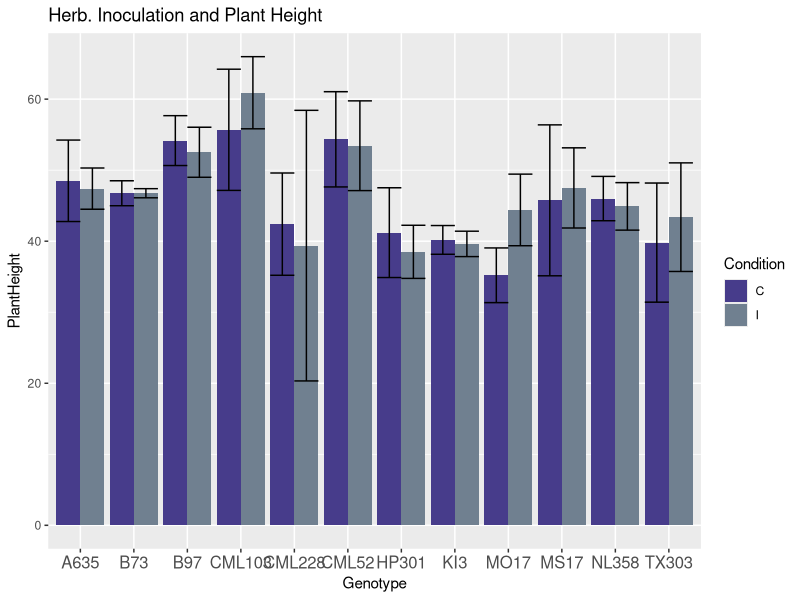

Here is the R script that generated this plot: (Note: this script raises an error after producing the figure.)
# This script will combine the analysis and create final figures for my final combined data. 

getwd()
setwd("/home/coreyschultz/1.Projects/2.Maize.Endophyte.Project/Final_Data_and_Figs")
getwd()
library(tidyr)
library(tidyverse)
library(broom)
library(ggplot2)
library(car)
library(data.table)
library(ggpubr)

Herb_data = read.csv("Final_Herb_Data.csv", sep =",")
Burk_data = read.csv("Final_Burk_Data.csv", sep =",")
Serendip_data = read.csv("Final_Sbecsii_Data.csv", sep =",")


#get sd for error bars
data_summary <- function(data, varname, groupnames){
  require(plyr)
  
  summary_func <- function(x, col){
    c(mean = mean(x[[col]], na.rm=TRUE),
      sd = sd(x[[col]], na.rm=TRUE))
  }
  data_sum<-ddply(data, groupnames, .fun=summary_func,
                  varname)
  data_sum <- rename(data_sum, c("mean" = varname))
  return(data_sum)
}
##########################################################################################
## Herbaspirillium Stuff
##########################################################################################

names(Herb_data) <- c("Genotype", "Condition", "Rep", "Endophyte","Chlorophyll1","Chlorophyll2","Chlorophyll3",
                      "PlantHeight","LeafArea","RootLength","RootVolume")


##### Visualize Phenotypes - use these two lines to make any histograms
dfsum <- data_summary(Herb_data, varname = "PlantHeight", groupnames = c("Genotype","Condition"))

ggplot(dfsum, aes(Genotype, PlantHeight, fill = Condition)) + geom_bar(stat = "summary", fun.y = "mean", position="dodge") + theme(axis.text.x = element_text(size=12)) + scale_fill_manual(values = c("slateblue4", "slategrey")) + ggtitle("Herb. Inoculation and Plant Height") + geom_errorbar(aes(ymin=PlantHeight-sd, ymax=PlantHeight+sd), position=position_dodge())

##### T tests for all phenotypes
#T Tests for significance
genotypes <- unique(Herb_data$Genotype)
length(genotypes)

#Height
for( i in 1:length(genotypes)){
  df <-Herb_data[which (Herb_data$Genotype == (unique(Herb_data$Genotype)[i])),c(1:11)]
  pvalue <- t.test(df$PlantHeight~df$Condition,mu=0, alt="two.sided", conf=0.95, var.eq=F, paired=F)
  print(unique(Herb_data$Genotype)[i])
  print(df)
  print(pvalue)
}

#Leaf Area
for( i in 1:length(genotypes)){
  df <-Herb_data[which (Herb_data$Genotype == (unique(Herb_data$Genotype)[i])),c(1:11)]
  pvalue <- t.test(df$LeafArea~df$Condition,mu=0, alt="two.sided", conf=0.95, var.eq=F, paired=F)
  print(unique(Herb_data$Genotype)[i])
  print(df)
  print(pvalue)
}

#Root Length
for( i in 1:length(genotypes)){
  df <-Herb_data[which (Herb_data$Genotype == (unique(Herb_data$Genotype)[i])),c(1:11)]
  pvalue <- t.test(df$RootLength~df$Condition,mu=0, alt="two.sided", conf=0.95, var.eq=F, paired=F)
  print(unique(Herb_data$Genotype)[i])
  print(df)
  print(pvalue)
}

#Root Volume
for( i in 1:length(genotypes)){
  df <-Herb_data[which (Herb_data$Genotype == (unique(Herb_data$Genotype)[i])),c(1:11)]
  pvalue <- t.test(df$RootVolume~df$Condition,mu=0, alt="two.sided", conf=0.95, var.eq=F, paired=F)
  print(unique(Herb_data$Genotype)[i])
  print(df)
  print(pvalue)
}

# Chlorophyll1
for( i in 1:length(genotypes)){
  df <-Herb_data[which (Herb_data$Genotype == (unique(Herb_data$Genotype)[i])),c(1:11)]
  pvalue <- t.test(df$Chlorophyll1~df$Condition,mu=0, alt="two.sided", conf=0.95, var.eq=F, paired=F)
  print(unique(Herb_data$Genotype)[i])
  print(df)
  print(pvalue)
}

# Chlorophyll2
for( i in 1:length(genotypes)){
  df <-Herb_data[which (Herb_data$Genotype == (unique(Herb_data$Genotype)[i])),c(1:11)]
  pvalue <- t.test(df$Chlorophyll2~df$Condition,mu=0, alt="two.sided", conf=0.95, var.eq=F, paired=F)
  print(unique(Herb_data$Genotype)[i])
  print(df)
  print(pvalue)
}

# Chlorophyll3
for( i in 1:length(genotypes)){
  df <-Herb_data[which (Herb_data$Genotype == (unique(Herb_data$Genotype)[i])),c(1:11)]
  pvalue <- t.test(df$Chlorophyll3~df$Condition,mu=0, alt="two.sided", conf=0.95, var.eq=F, paired=F)
  print(unique(Herb_data$Genotype)[i])
  print(df)
  print(pvalue)
}

##### Heritability                          
myvars <- as.list(colnames(Herb_data[5:11]))  # create a list of traits


# use lapply to loop through columns and create linear models. evale paste0 makes the variable work somehow
linreg <- lapply(myvars, function(x)lm(eval(paste0(x, '~Genotype*Condition')), data = Herb_data) 
                 %>% anova()) 
                 #%>% tidy()) 
#calcs <- lapply(linreg, function(j)(j[3,3]/sum(j[3]))) #this is incorrect
calcs <- lapply(linreg, function(j)(j[3,2]/(j[3,2] + j[4,2])))#extract and calculate the actual heritability for each table

#make a final table with the traits and calculated heritability
final.table <- cbind(((colnames(Herb_data[5:11]))),as.data.frame(do.call(rbind, calcs)))
names(final.table) <- c("Trait", "Heritability")

print(final.table)

# non loop as an example:
#Height
height3model <- lm(Herb_data$PlantHeight ~ Herb_data$Genotype*Herb_data$Condition, data=Herb_data)
height3tab <- anova(height3model)
height3.het <- height3tab[3,2]/(height3tab[3,2] + height3tab[4,2])  #Heritability Calculation
height3.het
##### Variance Decomposition Analysis - using type 1 ANOVA

HerbResultsT1 <- data.frame(Chlorophyll1=numeric(5),Chlorophyll2=numeric(5),Chlorophyll3=numeric(5),PlantHeight=numeric(5),LeafArea=numeric(5),RootLength=numeric(5),RootVolume=numeric(5))
rownames(HerbResultsT1) <- c("Genotype","Inoculation","Rep","Genotype:Inoculation","Residuals")

HerbPlantHeightLM <- lm(PlantHeight ~ Genotype +Condition + Rep + Genotype*Condition, data=Herb_data)
HPH1 <- anova(HerbPlantHeightLM)
HerbResultsT1$PlantHeight <- c(HPH1[1,2],HPH1[2,2],HPH1[3,2],HPH1[4,2],HPH1[5,2])

HerbChl1LM <- lm(Chlorophyll1 ~ Genotype +Condition + Rep + Genotype*Condition, data=Herb_data)
HPH1 <- anova(HerbChl1LM)
HerbResultsT1$Chlorophyll1 <- c(HPH1[1,2],HPH1[2,2],HPH1[3,2],HPH1[4,2],HPH1[5,2])

linereg <- lm(Chlorophyll2 ~ Genotype +Condition + Rep + Genotype*Condition, data=Herb_data)
HPH1 <- anova(linereg)
HerbResultsT1$Chlorophyll2 <- c(HPH1[1,2],HPH1[2,2],HPH1[3,2],HPH1[4,2],HPH1[5,2])

linereg <- lm(Chlorophyll3 ~ Genotype +Condition + Rep + Genotype*Condition, data=Herb_data)
HPH1 <- anova(linereg)
HerbResultsT1$Chlorophyll3 <- c(HPH1[1,2],HPH1[2,2],HPH1[3,2],HPH1[4,2],HPH1[5,2])

linereg <- lm(LeafArea ~ Genotype +Condition + Rep + Genotype*Condition, data=Herb_data)
HPH1 <- anova(linereg)
HerbResultsT1$LeafArea <- c(HPH1[1,2],HPH1[2,2],HPH1[3,2],HPH1[4,2],HPH1[5,2])

linereg <- lm(RootLength ~ Genotype +Condition + Rep + Genotype*Condition, data=Herb_data)
HPH1 <- anova(linereg)
HerbResultsT1$RootLength <- c(HPH1[1,2],HPH1[2,2],HPH1[3,2],HPH1[4,2],HPH1[5,2])

linereg <- lm(RootVolume ~ Genotype +Condition + Rep + Genotype*Condition, data=Herb_data)
HPH1 <- anova(linereg)
HerbResultsT1$RootVolume <- c(HPH1[1,2],HPH1[2,2],HPH1[3,2],HPH1[4,2],HPH1[5,2])

# Now Normalize all the columns
HerbT1 <- HerbResultsT1

HerbT1[] <- lapply(HerbT1[], function(x) x/sum(x))
setDT(HerbT1, keep.rownames = TRUE)[]

HerbT1_long <- HerbT1 %>%
  gather(HerbT1, value,Chlorophyll1:RootVolume)


HerbT1_long$Signif <- c("*", " ", " ", " ", " ","*", " ", " ", " ", " ","*", "*", " ", " ", " ","*", " ", "*", " ", " ","*", " ", " ", " ", " ","*", " ", " ", " ", " ","*", " ", " ", "*", " ")


F1 <- ggplot(HerbT1_long, aes(x = HerbT1, y = value, fill = forcats::fct_rev(rn), label = Signif)) + geom_col(position=position_stack()) + theme(axis.text.x = element_text(angle = 90)) + labs(fill = "Variables") + geom_text(aes(label = Signif), size = 5, position = position_stack(vjust = .5)) + ggtitle("Variance Decomposition Analysis: Herbaspirillum") + xlab("Growth Promoted Phenotypes")



##### Variance Decomposition Analysis - using type 2 ANOVA
# signifigance is just the left column of the ANOVA duh you big dummy. 
# empty table
HerbResultsT2 <- data.frame(Chlorophyll1=numeric(5),Chlorophyll2=numeric(5),Chlorophyll3=numeric(5),PlantHeight=numeric(5),LeafArea=numeric(5),RootLength=numeric(5),RootVolume=numeric(5))
rownames(HerbResultsT2) <- c("Genotype","Condition","Rep","Genotype:Condition","Residuals")

#place ANOVA results into that empty table
HerbPlantHeightLM <- lm(PlantHeight ~ Genotype +Condition + Rep + Genotype*Condition, data=Herb_data)
HPH2 <- Anova(HerbPlantHeightLM, type = "II")
HerbResultsT2$PlantHeight=c(HPH2[1,1],HPH2[2,1],HPH2[3,1],HPH2[4,1],HPH2[5,1])

HerbChl1LM <- lm(Chlorophyll1 ~ Genotype +Condition + Rep + Genotype*Condition, data=Herb_data)
HPH2 <- Anova(HerbChl1LM, type = "II")
HerbResultsT2$Chlorophyll1=c(HPH2[1,1],HPH2[2,1],HPH2[3,1],HPH2[4,1],HPH2[5,1])

linereg <- lm(Chlorophyll2 ~ Genotype +Condition + Rep + Genotype*Condition, data=Herb_data)
HPH2 <- Anova(linereg, type = "II")
HerbResultsT2$Chlorophyll2=c(HPH2[1,1],HPH2[2,1],HPH2[3,1],HPH2[4,1],HPH2[5,1])

linereg <- lm(Chlorophyll3 ~ Genotype +Condition + Rep + Genotype*Condition, data=Herb_data)
HPH2 <- Anova(linereg, type = "II")
HerbResultsT2$Chlorophyll3=c(HPH2[1,1],HPH2[2,1],HPH2[3,1],HPH2[4,1],HPH2[5,1])

linereg <- lm(LeafArea ~ Genotype +Condition + Rep + Genotype*Condition, data=Herb_data)
HPH2 <- Anova(linereg, type = "II")
HerbResultsT2$LeafArea=c(HPH2[1,1],HPH2[2,1],HPH2[3,1],HPH2[4,1],HPH2[5,1])

linereg <- lm(RootLenth ~ Genotype +Condition + Rep + Genotype*Condition, data=Herb_data)
HPH2 <- Anova(linereg, type = "II")
HerbResultsT2$RootLength=c(HPH2[1,1],HPH2[2,1],HPH2[3,1],HPH2[4,1],HPH2[5,1])

linereg <- lm(RootVolume ~ Genotype +Condition + Rep + Genotype*Condition, data=Herb_data)
HPH2 <- Anova(linereg, type = "II")
HerbResultsT2$RootVolume=c(HPH2[1,1],HPH2[2,1],HPH2[3,1],HPH2[4,1],HPH2[5,1])
HerbResultsT2

# Now Normalize all the columns
HerbT2 <- HerbResultsT2
HerbT2[] <- lapply(HerbT2[], function(x) x/sum(x))
setDT(HerbT2, keep.rownames = TRUE)[]
HerbT2_long <- HerbT2 %>%
  gather(HerbT2, value,Chlorophyll1:RootVolume)
HerbT2_long$Signif <- c("*", " ", " ", " ", " ","*", " ", " ", " ", " ","*", "*", " ", " ", " ","*", " ", "*", " ", " ","*", " ", " ", " ", " ","*", " ", " ", " ", " ","*", " ", " ", "*", " ")

ggplot(HerbT2_long, aes(x = HerbT2, y = value, fill = forcats::fct_rev(rn), label = Signif)) + geom_col(position=position_stack()) + theme(axis.text.x = element_text(angle = 90)) + labs(fill = "Variables") + geom_text(aes(label = Signif), size = 5, position = position_stack(vjust = .5)) + ggtitle("Herbaspirillum Variance Decomposition") + xlab("Phenotypes")





##########################################################################################
## Burkholderia Stuff
##########################################################################################

names(Burk_data) <- c("Genotype", "Condition", "Rep", "Endophyte",
                      "PlantHeight","LeafArea","RootLength","RootVolume")


##### Visualize Phenotypes - use these two lines to make any histograms
dfsum <- data_summary(Burk_data, varname = "PlantHeight", groupnames = c("Genotype","Condition"))

ggplot(dfsum, aes(Genotype, PlantHeight, fill = Condition)) + geom_bar(stat = "summary", fun.y = "mean", position="dodge") + theme(axis.text.x = element_text(size=12)) + scale_fill_manual(values = c("slateblue4", "slategrey")) + ggtitle("Burkholderia Inoculation and Plant Height") + geom_errorbar(aes(ymin=PlantHeight-sd, ymax=PlantHeight+sd), position=position_dodge())

##### T tests for all phenotypes
#T Tests for significance
genotypes <- unique(Burk_data$Genotype)
length(genotypes)

#Height
for( i in 1:length(genotypes)){
  df <-Burk_data[which (Burk_data$Genotype == (unique(Burk_data$Genotype)[i])),c(1:8)]
  pvalue <- t.test(df$PlantHeight~df$Condition,mu=0, alt="two.sided", conf=0.95, var.eq=F, paired=F)
  print(unique(Burk_data$Genotype)[i])
  print(df)
  print(pvalue)
}

#Leaf Area
for( i in 1:length(genotypes)){
  df <-Burk_data[which (Burk_data$Genotype == (unique(Burk_data$Genotype)[i])),c(1:8)]
  pvalue <- t.test(df$LeafArea~df$Condition,mu=0, alt="two.sided", conf=0.95, var.eq=F, paired=F)
  print(unique(Burk_data$Genotype)[i])
  print(df)
  print(pvalue)
}

#Root Length
Burk_data$RootLength=as.numeric(as.character(Burk_data$RootLength))
for( i in 1:length(genotypes)){
  df <-Burk_data[which (Burk_data$Genotype == (unique(Burk_data$Genotype)[i])),c(1:8)]
  pvalue <- t.test(df$RootLength~df$Condition,mu=0, alt="two.sided", conf=0.95, var.eq=F, paired=F)
  print(unique(Burk_data$Genotype)[i])
  print(df)
  print(pvalue)
}

#Root Volume
Burk_data$RootVolume=as.numeric(as.character(Burk_data$RootVolume))
for( i in 1:length(genotypes)){
  df <-Burk_data[which (Burk_data$Genotype == (unique(Burk_data$Genotype)[i])),c(1:8)]
  pvalue <- t.test(df$RootVolume~df$Condition,mu=0, alt="two.sided", conf=0.95, var.eq=F, paired=F)
  print(unique(Burk_data$Genotype)[i])
  print(df)
  print(pvalue)
}

##### Heritability                              
myvars <- as.list(colnames(Burk_data[5:8]))  # create a list of traits


# use lapply to loop through columns and create linear models. evale paste0 makes the variable work somehow
linreg <- lapply(myvars, function(x)lm(eval(paste0(x, '~Genotype*Condition')), data = Burk_data) 
                 %>% anova()) 
#%>% tidy()) 

calcs <- lapply(linreg, function(j)(j[3,2]/(j[3,2] + j[4,2])))#extract and calculate the actual heritability for each table

#make a final table with the traits and calculated heritability
final.table <- cbind(((colnames(Burk_data[5:8]))),as.data.frame(do.call(rbind, calcs)))
names(final.table) <- c("Trait", "Heritability")

print(final.table)
# non loop as an example:
#Height
heightmodel <- lm(Burk_data$PlantHeight ~ Burk_data$Genotype*Burk_data$Condition, data=Burk_data)
height3tab <- anova(heightmodel)
height3.het <- height3tab[3,2]/(height3tab[3,2] + height3tab[4,2])  #Heritability Calculation
height3.het

##### Variance Decomposition Analysis - using type 2 ANOVA





##########################################################################################
## Serendipita Stuff
##########################################################################################

names(Serendip_data) <- c("Genotype", "Condition", "Rep", "Endophyte",
                      "PlantHeight","RootLength","RootMass","ShootMass")


##### Visualize Phenotypes - use these two lines to make any histograms
dfsum <- data_summary(Serendip_data, varname = "PlantHeight", groupnames = c("Genotype","Condition"))
ggplot(dfsum, aes(Genotype, PlantHeight, fill = Condition)) + geom_bar(stat = "summary", fun.y = "mean", position="dodge") + theme(axis.text.x = element_text(size=12)) + scale_fill_manual(values = c("slateblue4", "slategrey")) + ggtitle("Serendipita Inoculation and Plant Height") + geom_errorbar(aes(ymin=PlantHeight-sd, ymax=PlantHeight+sd), position=position_dodge())


# Root Mass
dfsum <- data_summary(Serendip_data, varname = "RootMass", groupnames = c("Genotype","Condition"))
dfsum['Significance'] <- c(" ", " ", " ", " "," ", " ", " ", " "," ", " ", "*", "*"," ", " ", " ", " "," ", " ", " ", " ","*", "*", " ", " ")

ggplot(dfsum, aes(Genotype, RootMass, fill = Condition)) + geom_bar(stat = "summary", fun = "mean", position="dodge") + 
  theme(axis.text.x = element_text(size=12)) + scale_fill_manual(values = c( "tan3", "forestgreen")) + 
  ggtitle("Serendipita Inoculation and Root Mass") + 
  geom_errorbar(aes(ymin=RootMass-sd, ymax=RootMass+sd), position=position_dodge()) +
  geom_text(aes(label = Significance), vjust = 4.5, size = 5, position = position_dodge(width =1)) + 
  annotate("text", x = 10, y = 500, label = " * represent t-test pvalue < .05") + ylab(" Root Mass (mg)")

#Shoot Mass
dfsum <- data_summary(Serendip_data, varname = "ShootMass", groupnames = c("Genotype","Condition"))
dfsum['Significance'] <- c(" ", " ", " ", " "," ", " ", " ", " "," ", " ", " ", " "," ", " ", " ", " "," ", " ", "*", "*","*", "*", "*", "*")

ggplot(dfsum, aes(Genotype, ShootMass, fill = Condition, labels = Significance)) + geom_bar(stat = "summary", fun = "mean", position="dodge") + 
  theme(axis.text.x = element_text(size=12)) + scale_fill_manual(values = c( "tan3", "forestgreen")) + 
  ggtitle("Serendipita Inoculation and Shoot Mass") + 
  geom_errorbar(aes(ymin=ShootMass-sd, ymax=ShootMass+sd), position=position_dodge()) +
  geom_text(aes(label = Significance), size = 5,vjust = 2,  position = position_dodge(width = 1)) + 
  annotate("text", x = 10, y = 1000, label = " * represent t-test pvalue < .05")+ ylab(" Shoot Mass (mg)")

################################################ Poster pics for root and shoot mass
keep_list <- c("TX303", "P39", "NC350")

dot_df <- Serendip_data[(Serendip_data$Genotype=="TX303"),]
dot_df <- rbind(Serendip_data[(Serendip_data$Genotype=="P39"),],dot_df)
dot_df <- rbind(Serendip_data[(Serendip_data$Genotype=="NC350"),],dot_df)
dot_df <- rbind(Serendip_data[(Serendip_data$Genotype=="MS71"),],dot_df)
dot_df <- rbind(Serendip_data[(Serendip_data$Genotype=="CML52"),],dot_df)
dot_df <- rbind(Serendip_data[(Serendip_data$Genotype=="B73"),],dot_df)

dot_df

dot_df$Condition <- gsub('C', 'Control', dot_df$Condition)
dot_df$Condition <- gsub('I', 'Inoculated', dot_df$Condition)

# Root Mass  
ggplot(dot_df, aes(x =Genotype, y=RootMass, group = Condition, fill = Condition)) + 
  geom_point(aes(colour = Condition),size=3, position = position_jitterdodge(jitter.width = .01)) + 
   scale_color_manual(values = c( "tan3", "forestgreen")) + ylab(" Root Mass (mg)") + theme(axis.text.x = element_text( size = 20), axis.title.x = element_text(size = 16)) + theme(axis.text.y = element_text(size = 18), axis.title.y = element_text(size = 16), plot.title = element_text(size=18)) + ggtitle("Serendipita Root Mass")


# Shoot Mass  
ggplot(dot_df, aes(x =Genotype, y=ShootMass, group = Condition, fill = Condition)) + 
  geom_point(aes(colour = Condition),size=3, position = position_jitterdodge(jitter.width = .01)) + 
  scale_color_manual(values = c( "tan3", "forestgreen")) + ylab(" Shoot Mass (mg)") + theme(axis.text.x = element_text( size = 20), axis.title.x = element_text(size = 16)) + theme(axis.text.y = element_text(size = 18), axis.title.y = element_text(size = 16), plot.title = element_text(size=18)) + ggtitle("Serendipita Shoot Mass")

##########################################################
##### T tests for all phenotypes
#T Tests for significance
genotypes <- unique(Serendip_data$Genotype)
length(genotypes)

#Height
for( i in 1:length(genotypes)){
  df <-Serendip_data[which (Serendip_data$Genotype == (unique(Serendip_data$Genotype)[i])),c(1:8)]
  pvalue <- t.test(df$PlantHeight~df$Condition,mu=0, alt="two.sided", conf=0.95, var.eq=F, paired=F)
  print(unique(Serendip_data$Genotype)[i])
  print(df)
  print(pvalue)
}

#Root Length

for( i in 1:length(genotypes)){
  df <-Serendip_data[which (Serendip_data$Genotype == (unique(Serendip_data$Genotype)[i])),c(1:8)]
  pvalue <- t.test(df$RootLength~df$Condition,mu=0, alt="two.sided", conf=0.95, var.eq=F, paired=F)
  print(unique(Serendip_data$Genotype)[i])
  print(df)
  print(pvalue)
}

  #Root Mass
for( i in 1:length(genotypes)){
  df <-Serendip_data[which (Serendip_data$Genotype == (unique(Serendip_data$Genotype)[i])),c(1:8)]
  pvalue <- t.test(df$RootMass~df$Condition,mu=0, alt="two.sided", conf=0.95, var.eq=F, paired=F)
  print(unique(Serendip_data$Genotype)[i])
  print(df)
  print(pvalue)
}

#Shoot Mass
for( i in 1:length(genotypes)){
  df <-Serendip_data[which (Serendip_data$Genotype == (unique(Serendip_data$Genotype)[i])),c(1:8)]
  pvalue <- t.test(df$ShootMass~df$Condition,mu=0, alt="two.sided", conf=0.95, var.eq=F, paired=F)
  print(unique(Serendip_data$Genotype)[i])
  print(df)
  print(pvalue)
}

##### Heritability                          
myvars <- as.list(colnames(Serendip_data[5:8]))  # create a list of traits


# use lapply to loop through columns and create linear models. evale paste0 makes the variable work somehow
linreg <- lapply(myvars, function(x)lm(eval(paste0(x, '~Genotype*Condition')), data = Serendip_data) 
                 %>% anova()) 

calcs <- lapply(linreg, function(j)(j[3,2]/(j[3,2] + j[4,2])))#extract and calculate the actual heritability for each table

#make a final table with the traits and calculated heritability
final.table <- cbind(((colnames(Serendip_data[5:8]))),as.data.frame(do.call(rbind, calcs)))
names(final.table) <- c("Trait", "Heritability")

print(final.table)


##### Variance decomposition analysis - ANOVA type I
SereResultsT1 <- data.frame(PlantHeight=numeric(5),RootLength=numeric(5),RootMass=numeric(5),ShootMass=numeric(5))
rownames(SereResultsT1) <- c("Genotype","Inoculation","Rep","Genotype:Inoculation","Residuals")

SerePlantHeightLM <- lm(PlantHeight ~ Genotype +Condition + Rep + Genotype*Condition, data=Serendip_data)
HPH1 <- anova(SerePlantHeightLM)
SereResultsT1$PlantHeight <- c(HPH1[1,2],HPH1[2,2],HPH1[3,2],HPH1[4,2],HPH1[5,2])

linereg <- lm(RootLength ~ Genotype +Condition + Rep + Genotype*Condition, data=Serendip_data)
HPH1 <- anova(linereg)
SereResultsT1$RootLength <- c(HPH1[1,2],HPH1[2,2],HPH1[3,2],HPH1[4,2],HPH1[5,2])

linereg <- lm(RootMass ~ Genotype +Condition + Rep + Genotype*Condition, data=Serendip_data)
HPH1 <- anova(linereg)
SereResultsT1$RootMass <- c(HPH1[1,2],HPH1[2,2],HPH1[3,2],HPH1[4,2],HPH1[5,2])

linereg <- lm(ShootMass ~ Genotype +Condition + Rep + Genotype*Condition, data=Serendip_data)
HPH1 <- anova(linereg)
SereResultsT1$ShootMass <- c(HPH1[1,2],HPH1[2,2],HPH1[3,2],HPH1[4,2],HPH1[5,2])

# Now Normalize all the columns
SereT1 <- SereResultsT1

SereT1[] <- lapply(SereT1[], function(x) x/sum(x))

setDT(SereT1, keep.rownames = TRUE)[]

SereT1_long <- SereT1 %>%
  gather(SereT1, value,PlantHeight:ShootMass)

SereT1_long$Signif <- c("*", "*", " ", " "," ", "*", "*", " "," ", " ", "*", "*"," ", " ", " ", "*","*", " ", " ", " ")

F1C <- ggplot(SereT1_long, aes(x = SereT1, y = value, fill = forcats::fct_rev(rn), label = Signif)) + geom_col(position=position_stack()) + theme(axis.text.x = element_text(angle = 90)) + labs(fill = "Variables") + geom_text(aes(label = Signif), size = 5, position = position_stack(vjust = .5))+ ggtitle("Variance Decomposition Analysis: Serendipita") + xlab("Growth Promoted Phenotypes")

#################### Poster figure: combine herb and serendip variance

SereT1_long["Endophyte"] <- "Serendipita"
HerbT1_long["Endophyte"] <- "Herbaspirillum"

SereT1_long$SereT1 <- paste("Serendipita", SereT1_long$SereT1, sep="_")
HerbT1_long$HerbT1 <- paste("Herbaspirillum", HerbT1_long$HerbT1, sep="_")

names(SereT1_long)[names(SereT1_long) == "SereT1"] <- "Phenotype"
names(HerbT1_long)[names(HerbT1_long) == "HerbT1"] <- "Phenotype"
 
SandH <- rbind(SereT1_long, HerbT1_long)
ggplot(SandH, aes(x = Phenotype, y = value, fill = forcats::fct_rev(rn), label = Signif)) + geom_col(position=position_stack()) + theme(axis.text.x = element_text( size = 12)) + theme(axis.text.y = element_text(size = 14)) + labs(fill = "Variables") + geom_text(aes(label = Signif), size = 5, position = position_stack(vjust = .5))+ ggtitle("Variance Decomposition Analysis") + xlab("Growth Promoted Phenotypes") + coord_flip() 

###################################################################################################
# Real Time - qPCR    
###################################################################################################
# Note: each sample had 2 technical reps! Experiment 3 had a different dna concentration due to differences in 
# extracted DNA concnetrations. (they were too low compared to exps 1 and 2)

qpcr_data <- read.csv("CombinedRaw_qPCR_clean.csv", header = TRUE, sep = ",")
# Toss any rows with missing values
qpcr_data = qpcr_data[complete.cases(qpcr_data),]

#add empty column
qpcr_data['calcs'] <- NA

# delta ct: experimental gene - housekeeping gene - this is for a single sample
qpcr_delta1 <- transform(qpcr_data, calcs = Cp_ITS - Cp_CDK)

# average all the delta ct values by genotype and condition so you can do the second delta from the combined samples
qpcr_sum <- summarySE(data = qpcr_delta1, measurevar = "calcs", groupvars = c("Genotype","Condition"), na.rm = TRUE)

qgenotypes <- unique(qpcr_sum$Genotype)
length(qgenotypes)

# find the double delta for each genotype
doubledelta_df <- data.frame("Genotype" = qgenotypes, "Double_Delta" = NA)

# Inoculated - Control 
for( i in 1:length(qgenotypes)){
  df <-qpcr_sum[which (qpcr_sum$Genotype == (unique(qpcr_sum$Genotype)[i])),c(1:7)]
  doubled <- df[2,4]-df[1,4]
  doubledelta_df[i,2] = doubled
}

#Add experiments so we can fill by them
doubledelta_df['Experiment_Number'] <- c('3','3','3','1','3','2','1','2','1','1','1','3')

# Drop CML69 and MO18W - we have no phenotype data due to greenhouse fertilization by a worker
doubledelta_df <- doubledelta_df[!(doubledelta_df$Genotype=="CML69"),]
doubledelta_df <- doubledelta_df[!(doubledelta_df$Genotype=="MO18W"),]

# Graph double delta
ggplot(doubledelta_df, aes(Genotype, Double_Delta, fill = Experiment_Number)) + geom_bar(stat = "summary", fun = "mean", position="dodge") + theme(axis.text.x = element_text(size=12)) + scale_fill_manual(values = c("slateblue4", "slategrey", "indianred3")) + ggtitle("Average Double Delta Value of Serendipita Inoculation by Genotype")

# Transform to fold change
foldchange_df = transform(doubledelta_df, Double_Delta = log2(-Double_Delta))

# Add phenotype significance from t - tests .1 - .05
foldchange_df['Significance'] <- c('*',' ',' ',' ','***','*',' ','***','***','***')

#Graph fold change
#ggplot(foldchange_df, aes(Genotype, Double_Delta, fill = Experiment_Number)) + geom_bar(stat = "summary", fun = "mean", position="dodge") + theme(axis.text.x = element_text(size=12)) + scale_fill_manual(values = c("slateblue4", "slategrey", "indianred3")) + ggtitle("Expression Change of Serendipita Inoculation by Genotype")

ggplot(foldchange_df, aes(x = reorder(Genotype, -Double_Delta), Double_Delta, fill = Experiment_Number, label = Significance)) + geom_bar(stat = "summary", fun = "mean", position="dodge") + theme(plot.title = element_text(size=18),axis.text.x = element_text(size=18), axis.text.y = element_text(size=18), axis.title = element_text(size = 18)) + scale_fill_manual(values = c("dodgerblue", "orange")) + ggtitle("Expression Change of Serendipita Inoculation by Genotype") + xlab("Genotype") + ylab("2^Double_Delta") + geom_text(aes(label = Significance), size = 5, position = position_stack(vjust = .5)) + annotate("text", x = 8, y = 3.5, size=5, label = " P-Values for a phenotype less than:\n * = 0.1,    *** = 0.05 ") 

# T Test comparing inoculated and control single delta values. 
genotypes <- unique(qpcr_delta1$Genotype)
length(genotypes)

for( i in 1:length(genotypes)){
  df2 <-qpcr_delta1[which (qpcr_delta1$Genotype == (unique(qpcr_delta1$Genotype)[i])),c(1:8)]
  pvalue <- t.test(df2$calcs~df2$Condition,mu=0, alt="two.sided", conf=0.95, var.eq=F, paired=F)
  print(unique(qpcr_delta1$Genotype)[i])
  print(df2)
  print(pvalue)
}

#Heritability
qpcrFinModel <- lm(qpcr_delta1$calcs~ qpcr_delta1$Genotype*qpcr_delta1$Condition, data=qpcr_delta1)
qPCRFintab <- anova(qpcrFinModel)
colonizationFinal.het <- qPCRFintab[3,2]/(qPCRFintab[3,2] + qPCRFintab[4,2])
